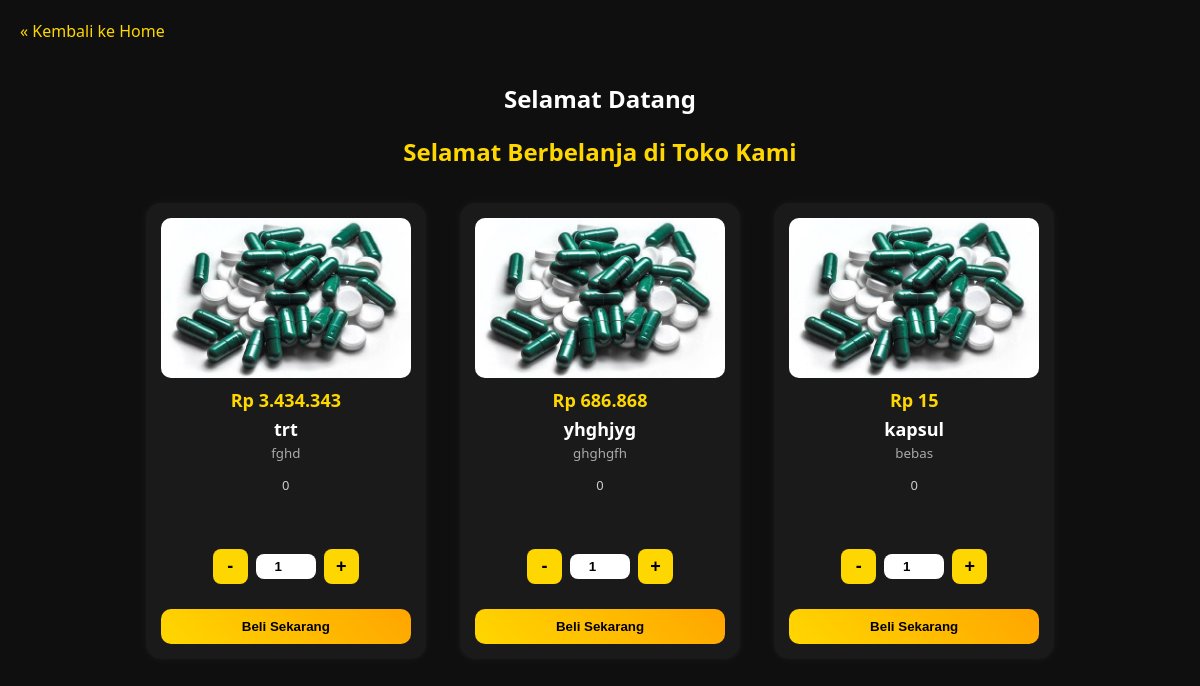
Screenshot of /stok_barang.php with the database file from the repository.
### tables this page shows
CREATE TABLE `barang` (
  `id_barang` int(11) NOT NULL,
  `nama_barang` varchar(50) NOT NULL,
  `seri` varchar(100) NOT NULL,
  `jenis` varchar(50) NOT NULL,
  `harga` bigint(20) NOT NULL,
  `deskripsi` text NOT NULL,
  `foto` varchar(225) NOT NULL
);

### stok_barang.php (the view, shortened to what this page needs)
<?php
include "koneksi.php";
$query = "SELECT * FROM barang";
$result = mysqli_query($koneksi, $query);
?>
<!DOCTYPE html>
<html>
<head>
</head>
<body>
    <a href="index.php" style="color:gold; text-decoration:none; display:inline-block; margin-bottom: 20px;">&laquo; Kembali ke Home</a>
    <h2>Selamat Datang</h2>
    <h2 style="color:gold;">Selamat Berbelanja di Toko Kami</h2>
    <div style="text-align:center;">
        <?php
        if (mysqli_num_rows($result) > 0) {
            while($row = mysqli_fetch_assoc($result)) {
        ?>
            <div class="card">
                <img src="uploads/<?php echo $row['foto']; ?>" alt="<?php echo htmlspecialchars($row['nama_barang']); ?>" onerror="this.src='https://via.placeholder.com/250x160?text=No+Image'">
                <div class="price">Rp <?php echo number_format($row['harga'], 0, ',', '.'); ?></div>
                <b style="font-size:18px;"><?php echo htmlspecialchars($row['nama_barang']); ?></b><br>
                <small style="color:#aaa;"><?php echo htmlspecialchars($row['seri']); ?></small>
                <p style="font-size:13px; color:#ccc; height: 60px; overflow: hidden; text-overflow: ellipsis; display: -webkit-box; -webkit-line-clamp: 3; -webkit-box-orient: vertical;"><?php echo htmlspecialchars($row['deskripsi']); ?></p>
                <div class="qty-box">
                    <button type="button" onclick="kurang(<?php echo $row['id_barang']; ?>)">-</button>
                    <input type="number" id="qty_<?php echo $row['id_barang']; ?>" value="1" min="1" onchange="setQty(<?php echo $row['id_barang']; ?>)" onkeyup="setQty(<?php echo $row['id_barang']; ?>)">
                    <button type="button" onclick="tambah(<?php echo $row['id_barang']; ?>)">+</button>
                </div>
                <div style="display:flex; justify-content:center; gap:10px; margin-top:15px;">
                    <form action="beli.php" method="get" style="flex:1;">
                        <button class="buy-btn" type="submit">Beli Sekarang</button>
                    </form>
                </div>
            </div>
        <?php
            }
        } else {
            echo "<p style='color:#888;'>Belum ada stok barang.</p>";
        }
        ?>
    </div>
</body>
</html>

### stok_barang.php (style rules this page uses)
body { background: #0f0f0f; color: white; font-family: 'Segoe UI', sans-serif; margin: 0; padding: 20px; }
h2 { text-align: center; }
.card { background: #1a1a1a; border-radius: 15px; width: 250px; padding: 15px; margin: 15px; display: inline-block; vertical-align: top; text-align: center; transition: 0.3s; box-shadow: 0 0 10px rgba(255,255,255,0.05); }
img { width: 100%; height: 160px; object-fit: cover; border-radius: 10px; background: #333; }
.price { color: gold; font-size: 18px; margin: 5px 0; font-weight: bold; }
.qty-box { display: flex; justify-content: center; align-items: center; margin-top: 10px; }
.qty-box button { width: 35px; height: 35px; border: none; background: gold; color: black; font-weight: bold; font-size: 18px; border-radius: 8px; cursor: pointer; }
.qty-box input { width: 50px; text-align: center; margin: 0 8px; padding: 5px; border-radius: 8px; border: none; font-weight:bold; }
.buy-btn { padding: 10px; width: 100%; border: none; background: linear-gradient(45deg, gold, orange); color: black; font-weight: bold; border-radius: 10px; cursor: pointer; transition: 0.3s; margin-top: 10px; }

### rows the page displays
barang: foto (picture), harga "3.434.343", nama_barang "trt", seri "fghd", deskripsi "0", id_barang "1"
barang: foto (picture), harga "686.868", nama_barang "yhghjyg", seri "ghghgfh", deskripsi "0"
barang: foto (picture), harga "15", nama_barang "kapsul", seri "bebas", deskripsi "0"
